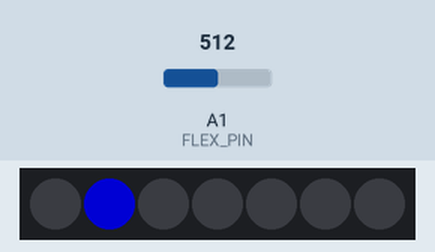
Simulated run of this sketch. Board: Arduino Uno, built with avr-gcc and run on an emulated ATmega328P. Parts: 7 RGB LEDs in strip order, left to right. The inputs (shaded band) are chosen by the test bench; at power-on: A1 (FLEX_PIN) = 512. Dim RGB values are drawn brighter than linear; random numbers use the default seed unless the sketch sets one; EEPROM starts erased.

Above: at 1.08 s.
2.0 s: A1 (FLEX_PIN) set to 900
At 3.45 s:
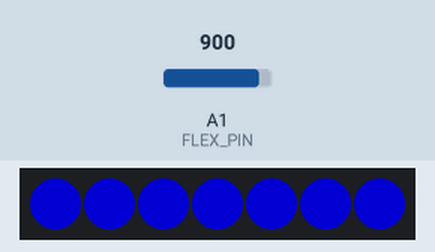
4.1 s: A1 (FLEX_PIN) set to 306
At 5.2 s:
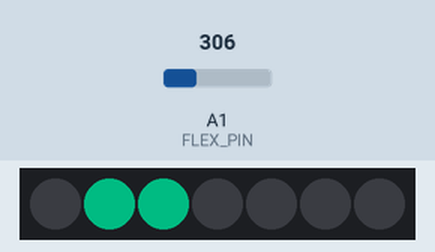
6.8 s: A1 (FLEX_PIN) set to 1023
At 8.9 s:
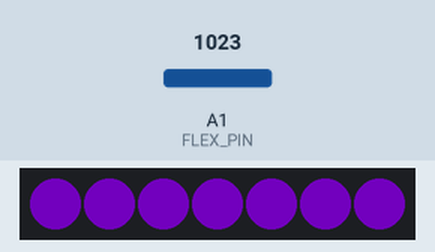
9.4 s: A1 (FLEX_PIN) set to 511
At 10.93 s:
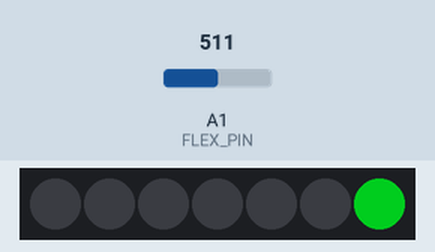
Timing chart, 0 to 12.6 s (numbered marks = the images above; inputs shaded):
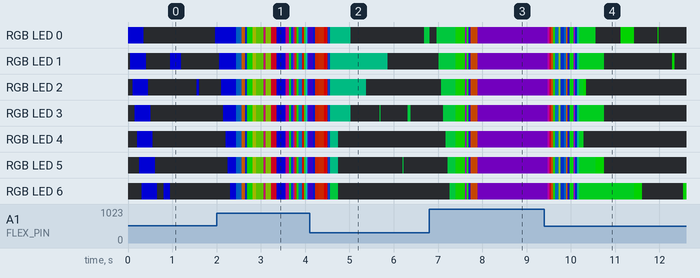

Measured:
- after the input at 9.4 s, the LEDs: first change after 0.08 s (image 4 shows a later state)

The sketch:

flower.ino
```cpp
#include <Adafruit_NeoPixel.h>
#include <EEPROM.h>

#define NEOPIXEL_PIN 0
#define FLEX_PIN 1
const int numReadings = 20;

Adafruit_NeoPixel pixels = Adafruit_NeoPixel(7, NEOPIXEL_PIN, NEO_GRBW);

uint32_t last_time;
uint32_t flex, last_flex;

int readings[numReadings];      // the readings from the analog input
int readIndex = 0;              // the index of the current reading
int total = 0;                  // the running total
int average = 0;                // the average

uint32_t highest = 0;
uint32_t lowest = 2^32;

bool startsetting = false;

bool settled = false;

int wp = EEPROM.read(0);

uint32_t Wheel(byte WheelPos) {
  if(WheelPos < 85) {
   return pixels.Color(WheelPos * 3, 255 - WheelPos * 3, 0);
  } else if(WheelPos < 170) {
   WheelPos -= 85;
   return pixels.Color(255 - WheelPos * 3, 0, WheelPos * 3);
  } else {
   WheelPos -= 170;
   return pixels.Color(0, WheelPos * 3, 255 - WheelPos * 3);
  }
}

void clear() {
  for (int i = 0; i < 7; i++) {
    pixels.setPixelColor(i, 0, 0, 0, 0);
  }
}

void onecolor(uint32_t color) {
  for (int i = 0; i < 7; i++) {
    pixels.setPixelColor(i, color);
  }
}

void animup(uint32_t color) {
  for (int i = 0; i < 7; i++) {
    pixels.setPixelColor(i, color);
    pixels.show();
    delay(50);
  }
}

void setup() {
  if (EEPROM.read(1) != 0xAA) {
    EEPROM.write(1, 0xAA);
    EEPROM.write(0, 170);
    wp = 170;
  }
  pixels.begin();
  pixels.setBrightness(128);
  clear();
  pixels.show();
  last_time = millis();

  // little startup animation
  animup(Wheel(wp));
  for (int i = 0; i < 7; i++) {
    pixels.setPixelColor(i,0);
    pixels.show();
    delay(50);
  }

}

void loop() {
  if (settled && millis() - last_time > 30000) {
    settled = false;
    last_time = millis();
  }

    int i = random(14);
    pixels.setPixelColor(i, Wheel(wp));
    pixels.show();
    delay(10);
    pixels.setPixelColor(i, 0);
    delay(20);

  flex = analogRead(FLEX_PIN);

  if (!settled && flex > highest) {
    highest = flex;
  }

  if (!settled && flex < lowest) {
    lowest = flex;
  }


  total = total - readings[readIndex];
  // read from the sensor:
  readings[readIndex] = flex;
  // add the reading to the total:
  total = total + readings[readIndex];
  // advance to the next position in the array:
  readIndex = readIndex + 1;

  // calculate the average:
  average = total / numReadings;

  // if we're at the end of the array...
  if (readIndex >= numReadings) {
    // ...wrap around to the beginning:
    readIndex = 0;
    if (settled == false) {
      settled = true;
      last_flex = average;
    }
  }


  if (settled && (average > highest + 1)) {
    if (!startsetting) {
      animup(Wheel(wp));
      startsetting = true;
    }
    onecolor(Wheel(wp));
    pixels.show();
    delay(10);
    wp = (wp + (average-last_flex)/2) % 255;
  }


  if (settled && (average < lowest - 1)) {
    if (!startsetting) {
      animup(Wheel(wp));
      startsetting = true;
      last_time = millis();
    }
    onecolor(Wheel(wp));
    pixels.show();
    delay(10);
    wp = (wp + (average-last_flex)/2);
    if (wp < 0) {
      wp = 255;
    }
  }

  if (settled && (average < last_flex + 2) && (average > last_flex - 2)) {
    startsetting = false;
    EEPROM.write(0, wp);
  }


}
```
